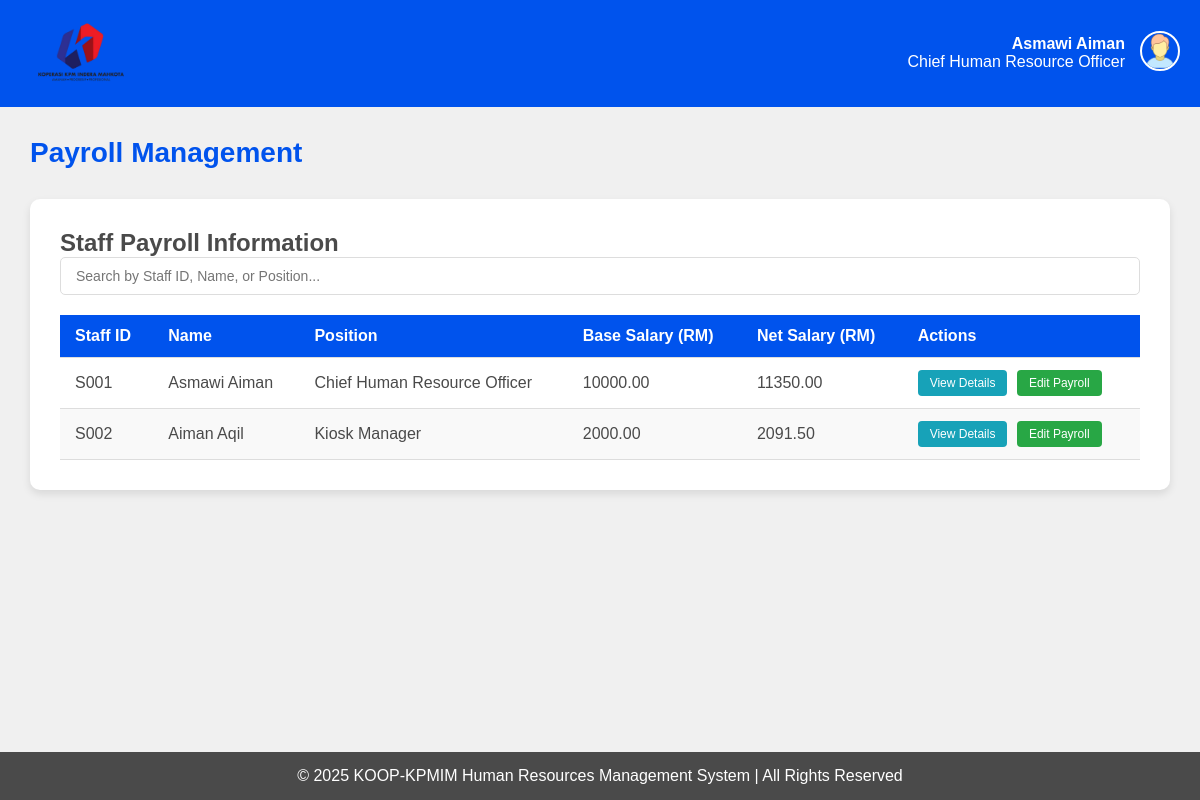
Page /hr/payroll/ (signed in) on the earlier database version.
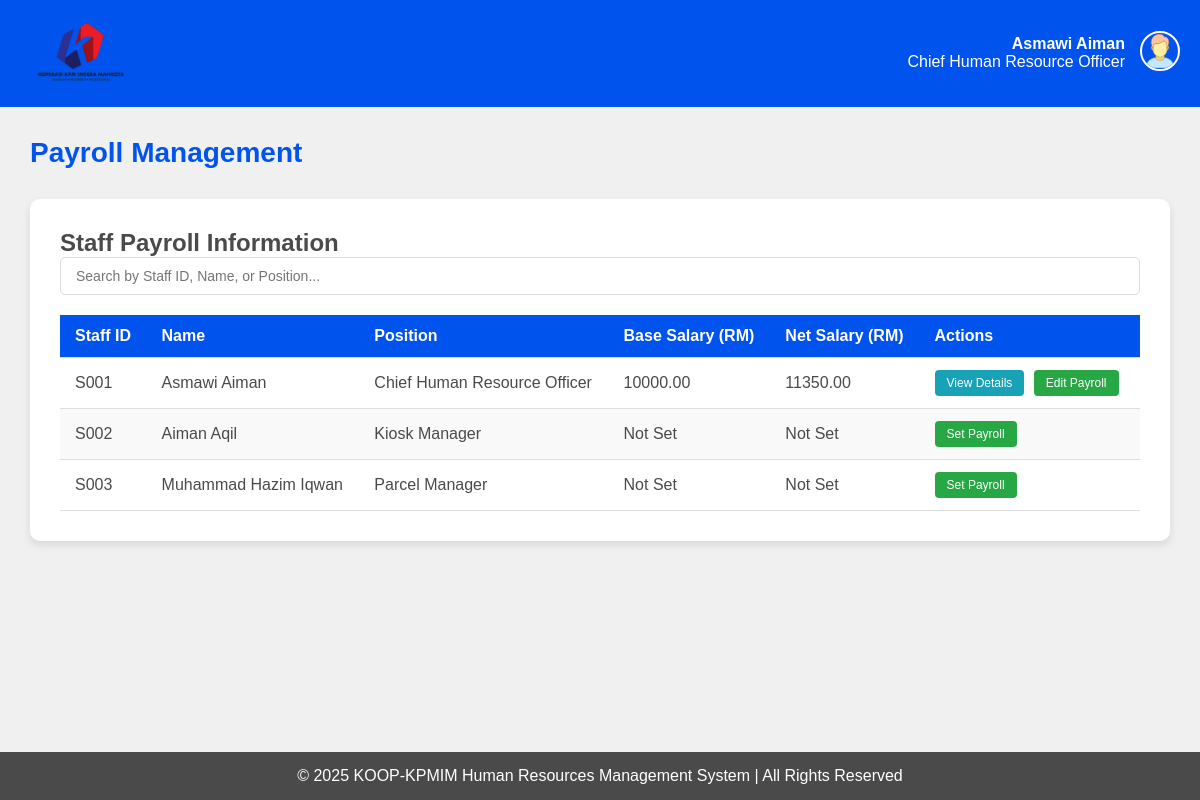
Same page on the later database version.
### HRMS/models.py (models this page shows, shortened)
class STAFF(models.Model):
    id = models.TextField(primary_key=True, max_length=12)
    name = models.TextField(default='')
    position = models.TextField(default='')
    phone = models.TextField(default='')
    email = models.EmailField(default='')
    password = models.TextField(default='')
    STATUS = [
        ('',''),
        ('Married','married'),
        ('Single','single'),
    ]
    status = models.TextField(choices=STATUS, default='')
    GENDER = [
        ('',''),
        ('Male', 'male'),
        ('Female', 'female'),
    ]
    gender = models.TextField(choices=GENDER, default='')
    date_of_birth = models.DateField()
    bank_number = models.TextField(default='')
    emergency_contact = models.TextField(default='')

class PAYROLL(models.Model):
    id = models.AutoField(primary_key=True)
    base = models.DecimalField(max_digits=10, decimal_places=2, default=0.00)
    bonus = models.DecimalField(max_digits=10, decimal_places=2, default=0.00)
    allowance = models.DecimalField(max_digits=10, decimal_places=2, default=0.00)
    pcb = models.DecimalField(max_digits=10, decimal_places=2, default=0.00)
    epf_employer = models.DecimalField(max_digits=10, decimal_places=2, default=0.00)
    epf_employee = models.DecimalField(max_digits=10, decimal_places=2, default=0.00)
    net_salary = models.DecimalField(max_digits=10, decimal_places=2, default=0.00)
    staffid = models.ForeignKey(STAFF, on_delete=models.CASCADE)

### HRMS/views.py (the view)
# urls.py: path('hr/payroll/', views.payroll, name='payroll'),
def payroll(request):
    if not request.session.get('user_type') == 'hr':
        request.session.flush()
        messages.error(request, "You do not have permission to view this page. Please login again")
        return redirect('login')
    try:
        hr_id = request.session.get('user_id')
        hr = HR.objects.get(id=hr_id)
        staff_list = STAFF.objects.all()
        search_id = request.GET.get('search_id', '').strip()
        search_name = request.GET.get('search_name', '').strip()
        search_position = request.GET.get('search_position', '').strip()
        if search_id:
            staff_list = staff_list.filter(id__icontains=search_id)
        if search_name:
            staff_list = staff_list.filter(name__icontains=search_name)
        if search_position:
            staff_list = staff_list.filter(position__icontains=search_position)
        staff_list = staff_list.order_by('id')
        context = {
            'staff_list': staff_list,
            'hr': hr,
            'search_performed': bool(search_id or search_name or search_position),
        }
        return render(request, 'hr/payroll.html', context)
    except Exception as e:
        messages.error(request, f"An error occurred: {str(e)}")
        return redirect('hrmenu')

### HRMS/templates/hr/payroll.html (shortened to what this page needs)
{% load static %}
<!DOCTYPE html>
<html lang="en">
<head>
</head>
<body>
    <header>
        <a href="{% url 'hrmenu' %}">
            <img src="{% static 'img/logo.png' %}" alt="KOOP-KPMIM Logo" class="logo">
        </a>
        <div class="header-right">
            <div class="user-info">
                <div><strong>{{ hr.staffid.name }}</strong></div>
                <div>{{ hr.staffid.position }}</div>
            </div>
            <div class="user-dropdown">
                <img src="{% static 'img/user.png' %}" alt="User Profile" class="user-image" onclick="toggleDropdown()">
            </div>
        </div>
    </header>
    <main>
        <h1>Payroll Management</h1>
        <div class="container">
            <h2>Staff Payroll Information</h2>
            <div class="search-container">
                <input type="text" id="searchInput" class="search-input" placeholder="Search by Staff ID, Name, or Position..." onkeyup="searchTable()">
            </div>
            <table class="staff-table">
                <thead>
                    <tr>
                        <th>Staff ID</th>
                        <th>Name</th>
                        <th>Position</th>
                        <th>Base Salary (RM)</th>
                        <th>Net Salary (RM)</th>
                        <th>Actions</th>
                    </tr>
                </thead>
                <tbody>
                    {% for staff in staff_list %}
                    <tr>
                        <td>{{ staff.id }}</td>
                        <td>{{ staff.name }}</td>
                        <td>{{ staff.position }}</td>
                        <td>
                            {% if staff.payroll_set.first %}
                                {{ staff.payroll_set.first.base|floatformat:2 }}
                            {% else %}
                                Not Set
                            {% endif %}
                        </td>
                        <td>
                            {% if staff.payroll_set.first %}
                                {{ staff.payroll_set.first.net_salary|floatformat:2 }}
                            {% else %}
                                Not Set
                            {% endif %}
                        </td>
                        <td>
                            {% if staff.payroll_set.first %}
                                <a href="{% url 'view_payroll' staff.id %}" class="action-btn view-btn">View Details</a>
                                <a href="{% url 'edit_payroll' staff.id %}" class="action-btn edit-btn">Edit Payroll</a>
                            {% else %}
                                <a href="{% url 'set_payroll' staff.id %}" class="action-btn set-btn">Set Payroll</a>
                            {% endif %}
                        </td>
                    </tr>
                    {% empty %}
                    <tr>
                        <td colspan="6" style="text-align: center; padding: 20px; color: #888;">
                            No staff members found.
                        </td>
                    </tr>
                    {% endfor %}
                </tbody>
            </table>
        </div>
    </main>
    <footer>
        <p>&copy; 2025 KOOP-KPMIM Human Resources Management System | All Rights Reserved</p>
    </footer>
</body>
</html>

Differences in the rows shown:
changed STAFF "Aiman Aqil": payroll_set.first.base "2000.00" → (not shown); payroll_set.first.net_salary "2091.50" → (not shown); text "View Details Edit Payroll" → "Not Set Not Set Set Payroll"
added STAFF: id "S003", name "Muhammad Hazim Iqwan", position "Parcel Manager", shows "Not Set", shows "Set Payroll"
